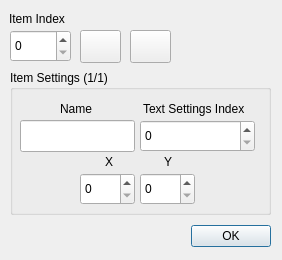
<?xml version="1.0" encoding="UTF-8"?>
<ui version="4.0">
 <class>Dialog</class>
 <widget class="QDialog" name="Dialog">
  <property name="geometry">
   <rect>
    <x>0</x>
    <y>0</y>
    <width>282</width>
    <height>260</height>
   </rect>
  </property>
  <property name="windowTitle">
   <string>Dialog</string>
  </property>
  <widget class="QDialogButtonBox" name="buttonBox">
   <property name="geometry">
    <rect>
     <x>10</x>
     <y>220</y>
     <width>261</width>
     <height>32</height>
    </rect>
   </property>
   <property name="orientation">
    <enum>Qt::Orientation::Horizontal</enum>
   </property>
   <property name="standardButtons">
    <set>QDialogButtonBox::StandardButton::Ok</set>
   </property>
  </widget>
  <widget class="QLabel" name="label_14">
   <property name="geometry">
    <rect>
     <x>9</x>
     <y>10</y>
     <width>71</width>
     <height>18</height>
    </rect>
   </property>
   <property name="text">
    <string>Item Index</string>
   </property>
  </widget>
  <widget class="QGroupBox" name="groupBox_2">
   <property name="geometry">
    <rect>
     <x>10</x>
     <y>70</y>
     <width>261</width>
     <height>145</height>
    </rect>
   </property>
   <property name="title">
    <string>Item Settings (1/1)</string>
   </property>
   <widget class="QLabel" name="label_15">
    <property name="geometry">
     <rect>
      <x>95</x>
      <y>83</y>
      <width>21</width>
      <height>18</height>
     </rect>
    </property>
    <property name="text">
     <string>X</string>
    </property>
   </widget>
   <widget class="QSpinBox" name="spinBox_12">
    <property name="geometry">
     <rect>
      <x>130</x>
      <y>103</y>
      <width>55</width>
      <height>32</height>
     </rect>
    </property>
   </widget>
   <widget class="QLabel" name="label_17">
    <property name="geometry">
     <rect>
      <x>154</x>
      <y>83</y>
      <width>21</width>
      <height>18</height>
     </rect>
    </property>
    <property name="text">
     <string>Y</string>
    </property>
   </widget>
   <widget class="QSpinBox" name="spinBox_15">
    <property name="geometry">
     <rect>
      <x>70</x>
      <y>103</y>
      <width>55</width>
      <height>32</height>
     </rect>
    </property>
   </widget>
   <widget class="QSpinBox" name="spinBox_4">
    <property name="geometry">
     <rect>
      <x>130</x>
      <y>50</y>
      <width>115</width>
      <height>32</height>
     </rect>
    </property>
   </widget>
   <widget class="QLabel" name="label_8">
    <property name="geometry">
     <rect>
      <x>133</x>
      <y>30</y>
      <width>121</width>
      <height>18</height>
     </rect>
    </property>
    <property name="text">
     <string>Text Settings Index</string>
    </property>
   </widget>
   <widget class="QLabel" name="label_9">
    <property name="geometry">
     <rect>
      <x>50</x>
      <y>30</y>
      <width>51</width>
      <height>18</height>
     </rect>
    </property>
    <property name="text">
     <string>Name</string>
    </property>
   </widget>
   <widget class="QLineEdit" name="lineEdit_2">
    <property name="geometry">
     <rect>
      <x>10</x>
      <y>50</y>
      <width>115</width>
      <height>32</height>
     </rect>
    </property>
   </widget>
  </widget>
  <widget class="QPushButton" name="pushButton">
   <property name="geometry">
    <rect>
     <x>80</x>
     <y>30</y>
     <width>41</width>
     <height>33</height>
    </rect>
   </property>
   <property name="text">
    <string/>
   </property>
   <property name="icon">
    <iconset theme="QIcon::ThemeIcon::ListAdd"/>
   </property>
  </widget>
  <widget class="QSpinBox" name="spinBox_11">
   <property name="geometry">
    <rect>
     <x>10</x>
     <y>30</y>
     <width>61</width>
     <height>32</height>
    </rect>
   </property>
  </widget>
  <widget class="QPushButton" name="pushButton_2">
   <property name="geometry">
    <rect>
     <x>130</x>
     <y>30</y>
     <width>41</width>
     <height>33</height>
    </rect>
   </property>
   <property name="text">
    <string/>
   </property>
   <property name="icon">
    <iconset theme="QIcon::ThemeIcon::ListRemove"/>
   </property>
  </widget>
 </widget>
 <resources/>
 <connections>
  <connection>
   <sender>buttonBox</sender>
   <signal>accepted()</signal>
   <receiver>Dialog</receiver>
   <slot>accept()</slot>
   <hints>
    <hint type="sourcelabel">
     <x>248</x>
     <y>254</y>
    </hint>
    <hint type="destinationlabel">
     <x>157</x>
     <y>274</y>
    </hint>
   </hints>
  </connection>
  <connection>
   <sender>buttonBox</sender>
   <signal>rejected()</signal>
   <receiver>Dialog</receiver>
   <slot>reject()</slot>
   <hints>
    <hint type="sourcelabel">
     <x>316</x>
     <y>260</y>
    </hint>
    <hint type="destinationlabel">
     <x>286</x>
     <y>274</y>
    </hint>
   </hints>
  </connection>
 </connections>
</ui>
